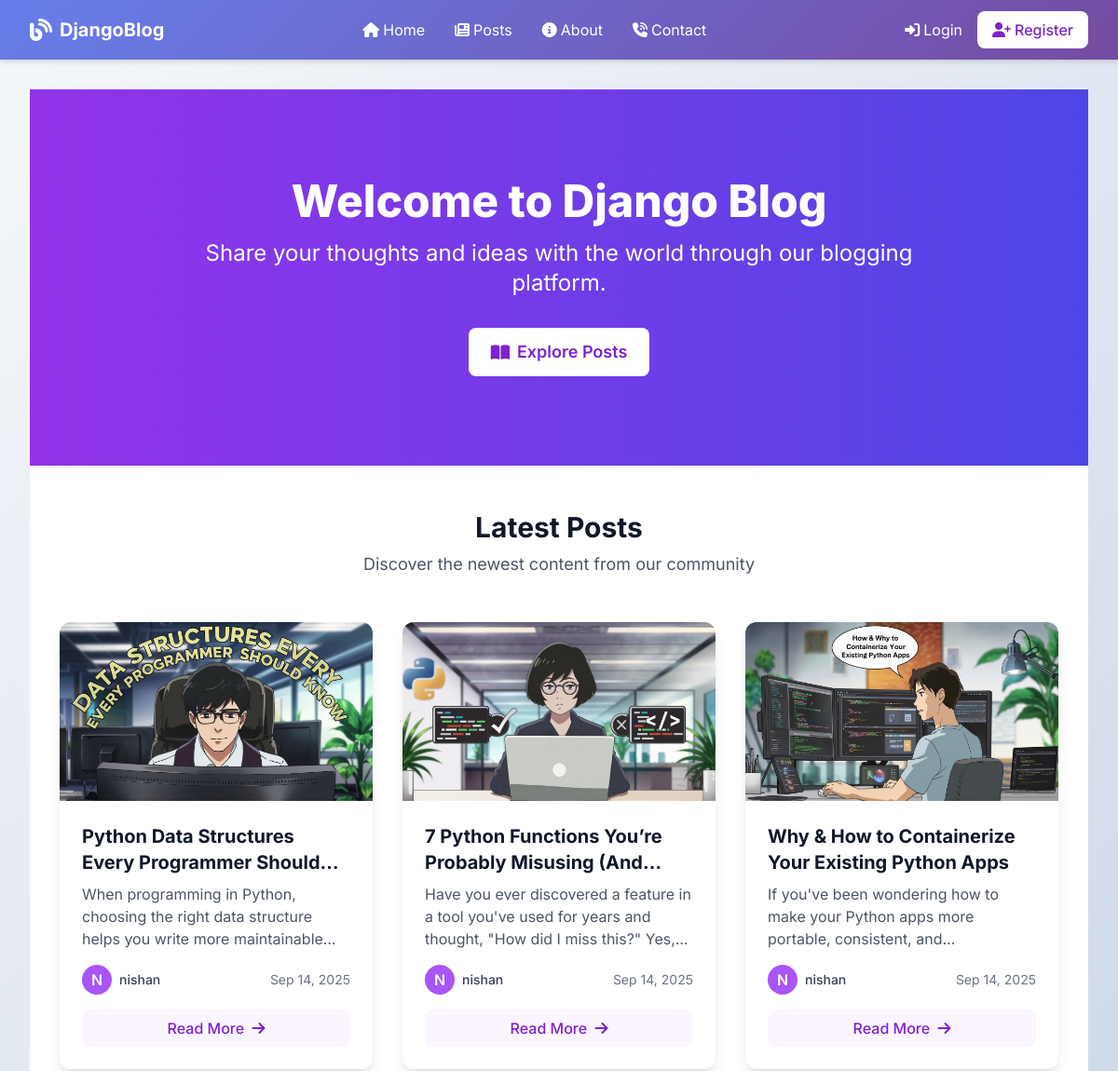
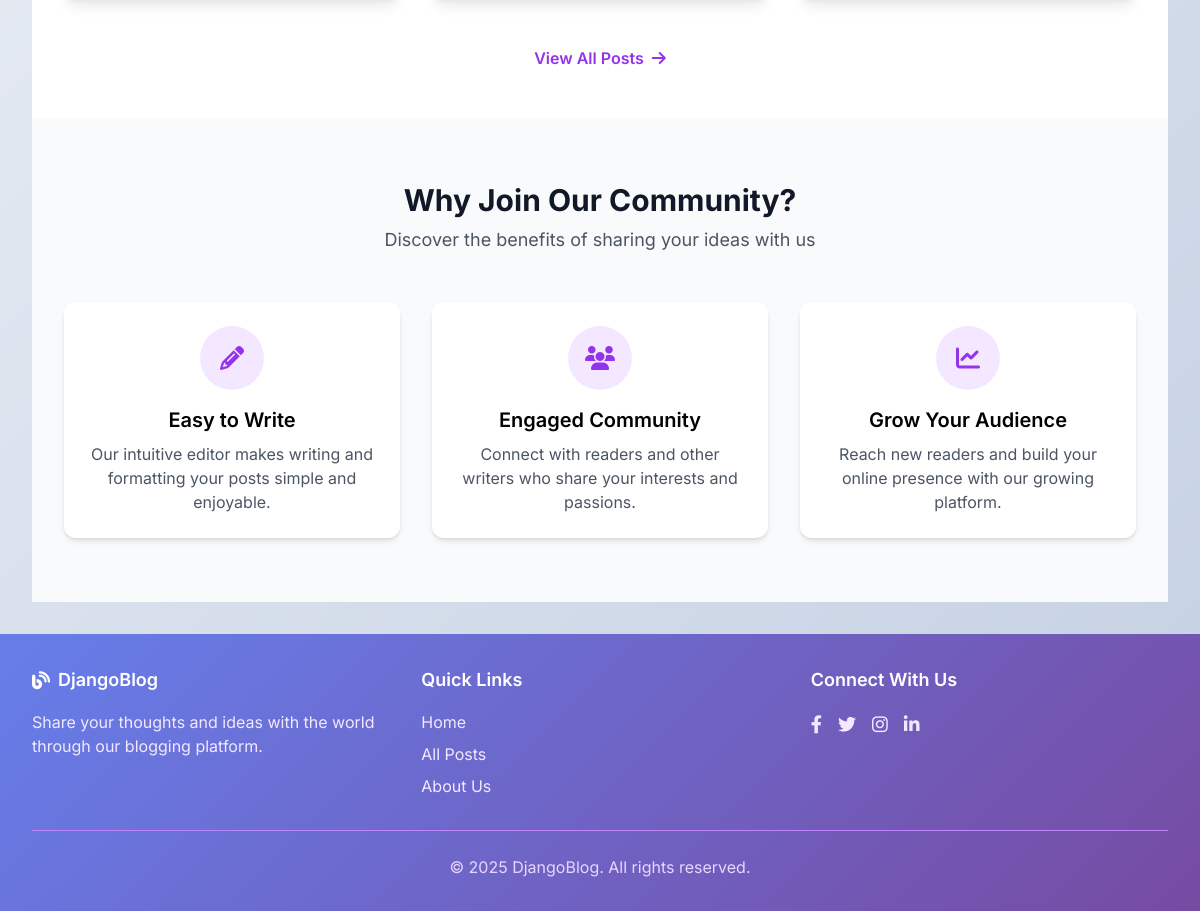
The page / on the database its author committed (2 pictures, top to bottom).
### blog/models.py (models this page shows, shortened)
class Post(models.Model):
    title = models.CharField(max_length=200)
    content = models.TextField()
    date_posted = models.DateTimeField(default=timezone.now)
    author = models.ForeignKey(User, on_delete=models.CASCADE)
    categories = models.ManyToManyField(Category, blank=True)
    image = models.ImageField(upload_to='blog_images/', blank=True, null=True)

### blog/views.py (the view)
# urls.py: path('', views.home, name='blog-home'),
def home(request):
    context = {
        'posts': Post.objects.all().order_by('-date_posted')[:3],
        'title': 'Home'
    }
    return render(request, 'blog/home.html', context)

### blog/templates/blog/home.html (shortened to what this page needs)
{% extends "base.html" %}
{% block content %}
<section class="bg-gradient-to-r from-purple-600 to-indigo-600 text-white py-16 md:py-24">
    <div class="max-w-7xl mx-auto px-4 sm:px-6 lg:px-8">
        <div class="text-center">
            <h1 class="text-4xl md:text-5xl font-extrabold mb-4">Welcome to Django Blog</h1>
            <p class="text-xl md:text-2xl mb-8 max-w-3xl mx-auto">Share your thoughts and ideas with the world through our blogging platform.</p>
            <div class="flex flex-col sm:flex-row justify-center gap-4">
                <a href="{% url 'blog-posts' %}" class="bg-white text-purple-700 hover:bg-gray-100 px-6 py-3 rounded-lg font-semibold text-lg transition duration-150 ease-in-out transform hover:-translate-y-1 flex items-center justify-center">
                    <i class="fas fa-book-open mr-2"></i> Explore Posts
                </a>
            </div>
        </div>
    </div>
</section>
<section class="py-12 bg-white">
    <div class="max-w-7xl mx-auto px-4 sm:px-6 lg:px-8">
        <div class="text-center mb-12">
            <h2 class="text-3xl font-bold text-gray-900">Latest Posts</h2>
            <p class="text-lg text-gray-600 mt-2">Discover the newest content from our community</p>
        </div>
        {% if posts %}
        <div class="grid grid-cols-1 md:grid-cols-2 lg:grid-cols-3 gap-8">
            {% for post in posts %}
            <div class="bg-white rounded-xl shadow-lg overflow-hidden card-hover flex flex-col h-full">
                {% if post.image %}
                <div class="h-48 overflow-hidden">
                    <img src="{{ post.image.url }}" alt="{{ post.title }}" class="w-full h-full object-cover transition-transform duration-300 hover:scale-105">
                </div>
                {% else %}
                <div class="h-48 bg-gradient-to-r from-purple-400 to-indigo-400 flex items-center justify-center">
                    <i class="fas fa-feather-alt text-white text-5xl"></i>
                </div>
                {% endif %}
                <div class="p-6 flex flex-col flex-grow">
                    <h3 class="text-xl font-bold text-gray-900 mb-2 line-clamp-2">{{ post.title }}</h3>
                    <div class="text-gray-600 mb-4 line-clamp-3 flex-grow">
                        {% with stripped_content=post.content|striptags %}
                            {{ stripped_content|truncatewords:25 }}
                        {% endwith %}
                    </div>
                    <div class="flex items-center justify-between mb-4">
                        <div class="flex items-center">
                            <div class="w-8 h-8 rounded-full bg-purple-500 flex items-center justify-center text-white font-semibold mr-2">
                                {{ post.author.username|first|upper }}
                            </div>
                            <span class="text-sm font-medium text-gray-700">{{ post.author.username }}</span>
                        </div>
                        <span class="text-sm text-gray-500">{{ post.date_posted|date:"M d, Y" }}</span>
                    </div>
                    <a href="{% url 'post-detail' post.pk %}" class="block w-full bg-purple-50 text-purple-700 hover:bg-purple-100 text-center py-2 rounded-lg font-medium transition duration-150 ease-in-out mt-auto">
                        Read More <i class="fas fa-arrow-right ml-1"></i>
                    </a>
                </div>
            </div>
            {% endfor %}
        </div>
        {% endif %}
        {% if posts %}
        <div class="text-center mt-12">
            <a href="{% url 'blog-posts' %}" class="inline-flex items-center text-purple-600 hover:text-purple-800 font-semibold">
                View All Posts <i class="fas fa-arrow-right ml-2"></i>
            </a>
        </div>
        {% endif %}
    </div>
</section>
<section class="py-16 bg-gray-50">
    <div class="max-w-7xl mx-auto px-4 sm:px-6 lg:px-8">
        <div class="text-center mb-12">
            <h2 class="text-3xl font-bold text-gray-900">Why Join Our Community?</h2>
            <p class="text-lg text-gray-600 mt-2">Discover the benefits of sharing your ideas with us</p>
        </div>
        <div class="grid grid-cols-1 md:grid-cols-3 gap-8">
            <div class="bg-white p-6 rounded-xl shadow-md text-center">
                <div class="w-16 h-16 bg-purple-100 text-purple-600 rounded-full flex items-center justify-center mx-auto mb-4">
                    <i class="fas fa-pencil-alt text-2xl"></i>
                </div>
                <h3 class="text-xl font-semibold mb-2">Easy to Write</h3>
                <p class="text-gray-600">Our intuitive editor makes writing and formatting your posts simple and enjoyable.</p>
            </div>
            <div class="bg-white p-6 rounded-xl shadow-md text-center">
                <div class="w-16 h-16 bg-purple-100 text-purple-600 rounded-full flex items-center justify-center mx-auto mb-4">
                    <i class="fas fa-users text-2xl"></i>
                </div>
                <h3 class="text-xl font-semibold mb-2">Engaged Community</h3>
                <p class="text-gray-600">Connect with readers and other writers who share your interests and passions.</p>
            </div>
            <div class="bg-white p-6 rounded-xl shadow-md text-center">
                <div class="w-16 h-16 bg-purple-100 text-purple-600 rounded-full flex items-center justify-center mx-auto mb-4">
                    <i class="fas fa-chart-line text-2xl"></i>
                </div>
                <h3 class="text-xl font-semibold mb-2">Grow Your Audience</h3>
                <p class="text-gray-600">Reach new readers and build your online presence with our growing platform.</p>
            </div>
        </div>
    </div>
</section>
{% endblock %}

### templates/base.html (style rules this page uses)
body { font-family: 'Inter', sans-serif; background: linear-gradient(135deg, #f5f7fa 0%, #c3cfe2 100%); min-height: 100vh; display: flex; flex-direction: column; }
.card-hover { transition: transform 0.3s ease, box-shadow 0.3s ease; }

### blog/templates/blog/home.html (style rules this page uses)
.line-clamp-2 { display: -webkit-box; -webkit-line-clamp: 2; -webkit-box-orient: vertical; overflow: hidden; }
.line-clamp-3 { display: -webkit-box; -webkit-line-clamp: 3; -webkit-box-orient: vertical; overflow: hidden; }
.card-hover { transition: transform 0.3s ease, box-shadow 0.3s ease; }

### rows shown on the page
Post: image (picture), title "Python Data Structures Every Programmer…", value "When programming in Python, choosing the right data structure helps you write more…", author.username|first "N", author.username "nishan", date_posted "Sep 14, 2025"
Post: image (picture), title "7 Python Functions You’re Probably Misusing…", value "Have you ever discovered a feature in a tool you've used for years and thought, \"How did I miss this?\"…", author.username|first "N", author.username "nishan", date_posted "Sep 14, 2025"
Post: image (picture), title "Why & How to Containerize Your Existing Python Apps", value "If you've been wondering how to make your Python apps more portable, consistent,…", author.username|first "N", author.username "nishan", date_posted "Sep 14, 2025"
